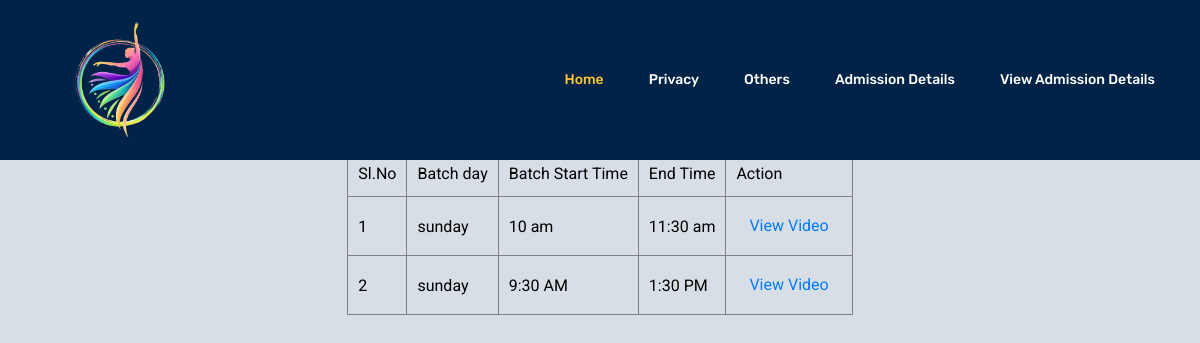
The page /Project/Student/ViewBatchDetails.php?aid=8 on the database its author committed.
### tables this page shows
CREATE TABLE `tbl_batches` (
  `batch_id` int(11) NOT NULL auto_increment,
  `batch_name` varchar(20) NOT NULL,
  `batch_starttime` varchar(20) NOT NULL,
  `batch_endtime` varchar(20) NOT NULL,
  `batch_day` varchar(20) NOT NULL,
  `assign_id` int(11) NOT NULL,
  PRIMARY KEY  (`batch_id`)
);

### Project/Student/ViewBatchDetails.php (the view, shortened to what this page needs)
<?php
include("Head.php");
?>
<!DOCTYPE html PUBLIC "-//W3C//DTD XHTML 1.0 Transitional//EN" "http://www.w3.org/TR/xhtml1/DTD/xhtml1-transitional.dtd">
<html xmlns="http://www.w3.org/1999/xhtml">
<head>
</head>
<body style="background-color:rgb(215, 222, 229);color: black;">
<body>
<br><br><br><br><br><br>
<form id="form1" name="form1" method="post" action="">
  <table border="1" align="center" cellpadding="10">
    <tr>
      <td>Sl.No</td>
      <td>Batch day</td>
      <td>Batch Start Time</td>
      <td>End Time </td>
      <td>Action</td>
    </tr>
    <?php
	$sel="select * from tbl_batches where assign_id='".$_GET["aid"]."'";
	$data=mysql_query($sel);
	$i=0;
	while($row=mysql_fetch_array($data))
	{
		$i++;
	?>
    <tr>
      <td><?php echo $i?></td>
      <td><?php echo $row["batch_day"]?></td>
      <td><?php echo $row["batch_starttime"]?></td>
      <td><?php echo $row["batch_endtime"]?></td>
      <td>                        <a href="ViewVideo.php?cid=<?php echo $_GET["aid"]; ?>" class="btn ">View Video</a>
</td>
    </tr>
    <?php
	}
	?>
  </table>
</form>
</body>
</html>
<br><br><br><br><br><br><br><br>

### rows shown on the page
tbl_batches: batch_day "sunday", batch_starttime "10 am", batch_endtime "11:30 am"
tbl_batches: batch_day "sunday", batch_starttime "9:30 AM", batch_endtime "1:30 PM"
